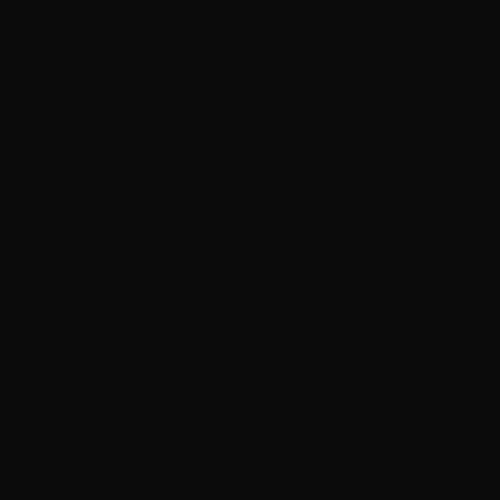
Frame 1 (no input)
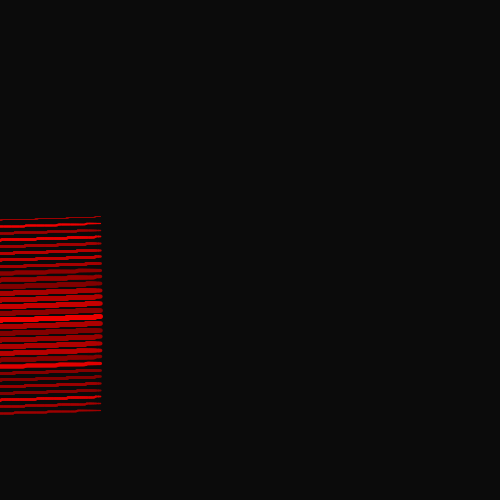
Frame 60 (the mouse pressed at the canvas centre just before this capture)
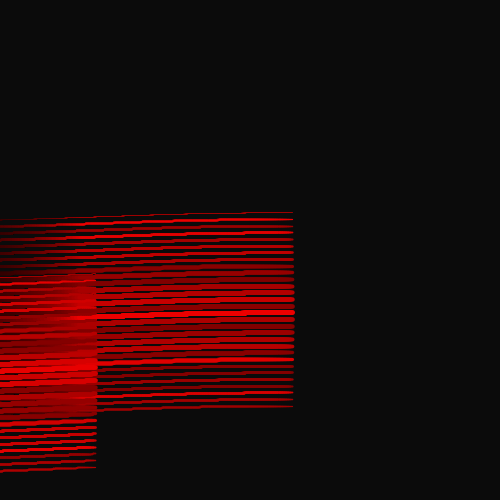
Frame 120 (the mouse held since frame 60 and released just before this capture)

The Processing sketch that drew these frames (run headless with seeded random() and noise(); from frame 60 on, the mouse is pressed at the canvas centre):

// Processing sketch: follower_field
// ── follower_field.pde
Follower f[];
Engine e;
int nf, df;
int sp;
void setup() {
  size(500, 500);
  float x, y;
  x = 100;
  nf = 30;
  df = 2;
  f = new Follower[nf*df];
  sp = 100;
  for (int j = 0; j < df; j++)
  {
    y = random(height);
    x -= 200;
    for (int i = 0; i < nf; i++)
    {
      f[i+j*nf] = new Follower(x, y, map(i, 0, nf, -sp, sp));
    }
  }
  e = new Engine();
  background(11);
}

void draw()
{
  noStroke();
  fill(11,11);
  rect(0,0,width,height);
  e.run();
}

// ── Engine.pde
public class Engine
{
   Engine()
   {
     
   }
   public void run()
   {
      for(int i = 0; i < nf*df; i++)
      {
      f[i].show();
      f[i].followField();
      }
   }
}

// ── Follower.pde
public class Follower
{
  PVector[] pt;
  color str;
  float weight;
  float yshift;
  int n;
  float lerpval;
  float scl;
  Follower(float x, float y, float ys)
  {
    str = color(random(128, 244),0,0);
    n = 100;
    lerpval = 0.6;
    yshift = ys;
    weight = map(abs(yshift), 100, 0., 1., 5.);
    pt = new PVector[n];
    scl = 0.001;
    for (int i = 0; i < n; i++)
    {
      pt[i] = new PVector(x, y);
    }
  }
  void followMouse()
  {
    pt[0].x = lerp(pt[0].x, mouseX, lerpval);
    pt[0].y = lerp(pt[0].y, mouseY, lerpval);
    for (int i=1; i<n; i++)
    {
      pt[i].x = lerp(pt[i].x, pt[i-1].x, lerpval);
      pt[i].y = lerp(pt[i].y, pt[i-1].y, lerpval);
    }
  }
  void followField()
  {
    pt[0].x += 2*noise(pt[0].x*scl, pt[0].y*scl) - 1+3;
    pt[0].y += 2*noise(pt[0].y*scl, pt[0].x*scl) - 1;
    for (int i=1; i<n; i++)
    {
      pt[i].x = lerp(pt[i].x, pt[i-1].x, lerpval);
      pt[i].y = lerp(pt[i].y, pt[i-1].y, lerpval);
    }   
  }
  void show()
  {
    stroke(str);
    strokeWeight(weight);
    for (int i = 0; i < n-1; i++)
    {
      line(pt[i].x, pt[i].y+yshift, pt[i+1].x, pt[i+1].y+yshift);
    }
  }
}
